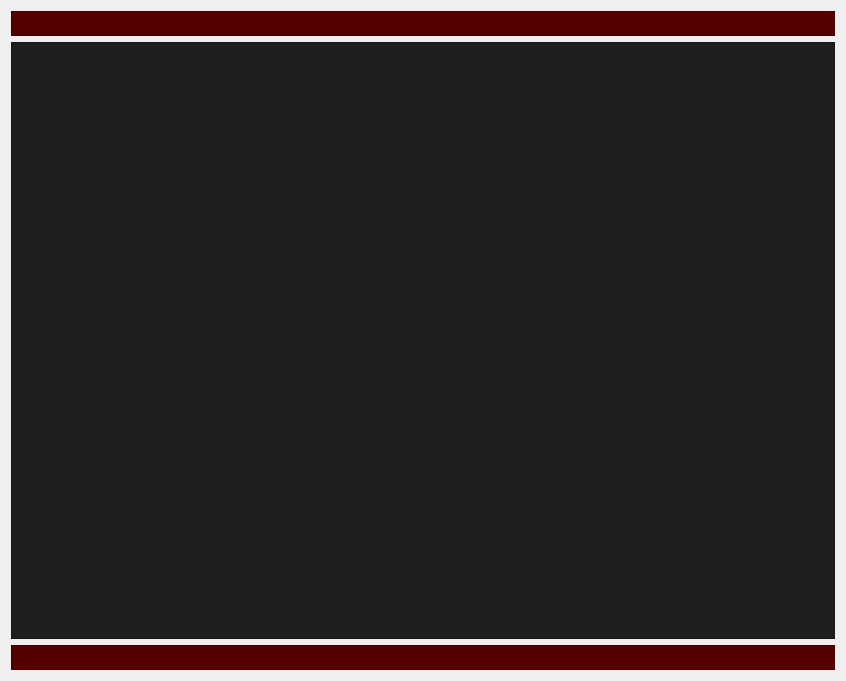
<?xml version="1.0" encoding="UTF-8"?>
<ui version="4.0">
 <class>BlockViewForm</class>
 <widget class="QWidget" name="BlockViewForm">
  <property name="geometry">
   <rect>
    <x>0</x>
    <y>0</y>
    <width>846</width>
    <height>681</height>
   </rect>
  </property>
  <property name="windowTitle">
   <string>BlockView</string>
  </property>
  <layout class="QVBoxLayout" name="verticalLayout">
   <item>
    <widget class="QFrame" name="frame">
     <property name="sizePolicy">
      <sizepolicy hsizetype="Preferred" vsizetype="Fixed">
       <horstretch>0</horstretch>
       <verstretch>0</verstretch>
      </sizepolicy>
     </property>
     <property name="minimumSize">
      <size>
       <width>0</width>
       <height>25</height>
      </size>
     </property>
     <property name="styleSheet">
      <string notr="true">background-color: rgb(85, 0, 0);</string>
     </property>
     <property name="frameShape">
      <enum>QFrame::Shape::StyledPanel</enum>
     </property>
     <property name="frameShadow">
      <enum>QFrame::Shadow::Raised</enum>
     </property>
    </widget>
   </item>
   <item>
    <widget class="QTextEdit" name="textEdit">
     <property name="styleSheet">
      <string notr="true">background-color: #1e1e1e;    
color: #d4d4d4;             
 font-family: Consolas, 'Courier New', monospace; 
 font-size: 12pt; </string>
     </property>
     <property name="readOnly">
      <bool>true</bool>
     </property>
    </widget>
   </item>
   <item>
    <widget class="QFrame" name="frame_3">
     <property name="sizePolicy">
      <sizepolicy hsizetype="Preferred" vsizetype="Fixed">
       <horstretch>0</horstretch>
       <verstretch>0</verstretch>
      </sizepolicy>
     </property>
     <property name="minimumSize">
      <size>
       <width>0</width>
       <height>25</height>
      </size>
     </property>
     <property name="styleSheet">
      <string notr="true">background-color: rgb(85, 0, 0);</string>
     </property>
     <property name="frameShape">
      <enum>QFrame::Shape::StyledPanel</enum>
     </property>
     <property name="frameShadow">
      <enum>QFrame::Shadow::Raised</enum>
     </property>
    </widget>
   </item>
  </layout>
 </widget>
 <resources/>
 <connections/>
</ui>
